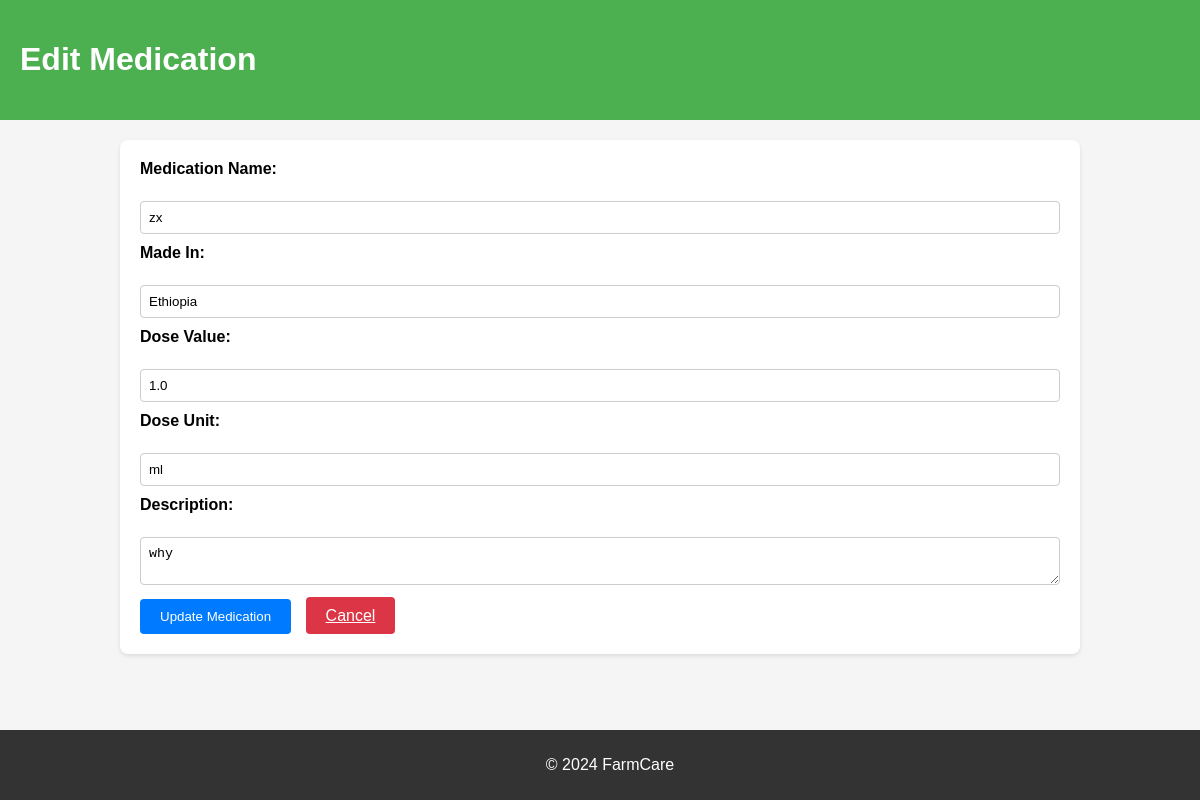
Before: /pharmacy/edit_medication/8 with the older database file.
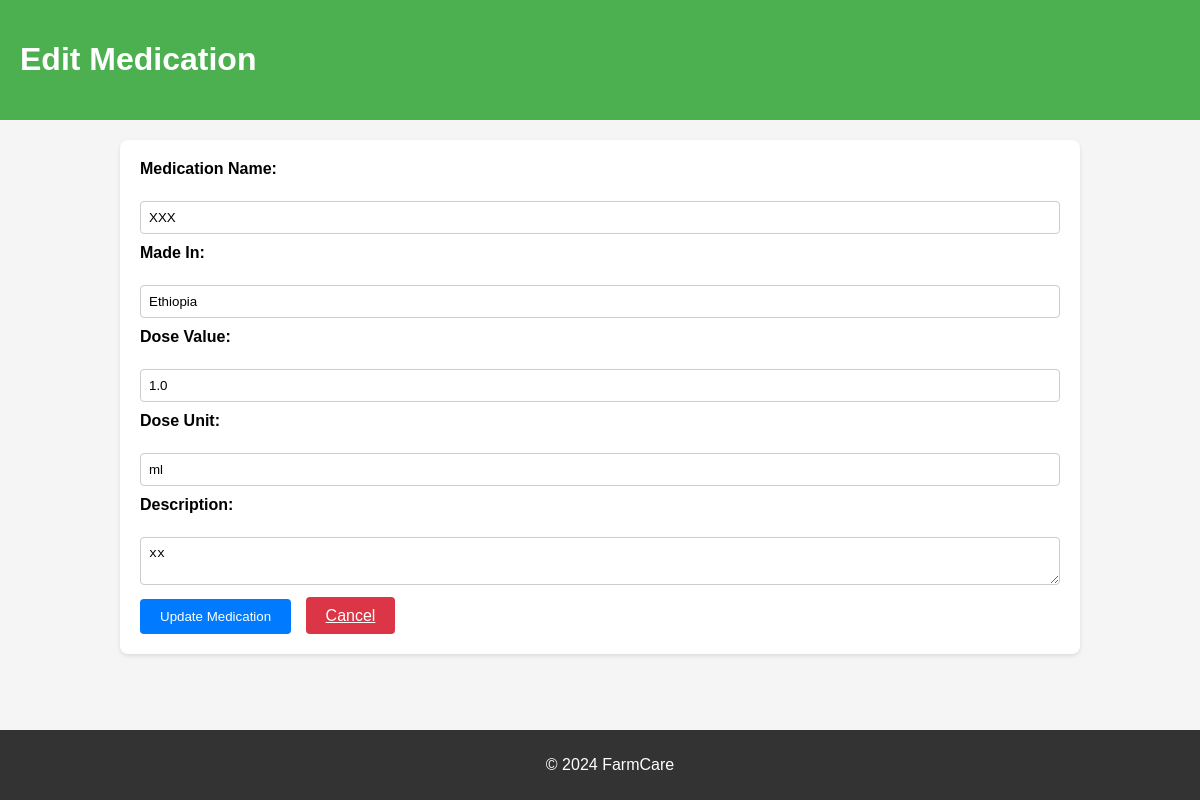
After: the same page with the newer database file.
### app.py (models this page shows)
class Medication(db.Model):
    id = db.Column(db.Integer, primary_key=True)
    name = db.Column(db.String(100), nullable=False)
    made_in = db.Column(db.String(100))
    dose_value = db.Column(db.Float)  # Numeric value of the dose
    dose_unit = db.Column(db.String(10))
    description = db.Column(db.Text)
    availability = db.Column(db.Boolean, default=True)
    pharmacy_id = db.Column(db.Integer, db.ForeignKey('pharmacy.id'))

### app.py (the view, shortened to what this page needs)
@app.route('/pharmacy/edit_medication/<int:medication_id>', methods=['GET', 'POST'])
def edit_medication(medication_id):
    medication = Medication.query.get_or_404(medication_id)
    return render_template('pharmacy_edit_medication.html', medication=medication)

### templates/pharmacy_edit_medication.html (shortened to what this page needs)
<!DOCTYPE html>
<html lang="en">
<head>
</head>
<body>
<header>
    <h1>Edit Medication</h1>
</header>
<div class="container">
    <form action="{{ url_for('edit_medication', medication_id=medication.id) }}" method="POST">
        <label for="med_name">Medication Name:</label><br>
        <input type="text" id="med_name" name="med_name" value="{{ medication.name }}"><br>
        <label for="med_made_in">Made In:</label><br>
        <input type="text" id="med_made_in" name="med_made_in" value="{{ medication.made_in }}"><br>
        <label for="med_dose_value">Dose Value:</label><br>
        <input type="text" id="med_dose_value" name="med_dose_value" value="{{ medication.dose_value }}"><br>
        <label for="med_dose_unit">Dose Unit:</label><br>
        <input type="text" id="med_dose_unit" name="med_dose_unit" value="{{ medication.dose_unit }}"><br>
        <label for="med_description">Description:</label><br>
        <textarea id="med_description" name="med_description">{{ medication.description }}</textarea><br>
        <input type="submit" value="Update Medication">
        <a href="{{ url_for('view_pharmacy_medications') }}" class="cancel-btn">Cancel</a>
    </form>
</div>
<footer>
    <p>&copy; 2024 FarmCare</p>
</footer>
</body>
</html>

Changed rows visible on the page:
changed Medication "Ethiopia": med_name "zx" → "XXX"; med_description "why" → "xx"
